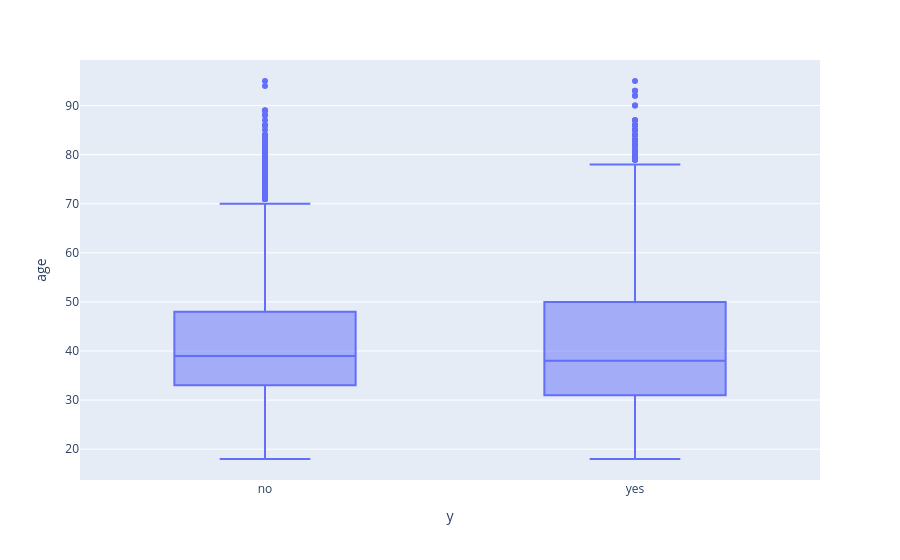

The notebook cell this image was saved under:
### Markdown cell above
Age & Target

### Code cell
fig2 = px.box(
    df,
    x="y",
    y="age")
fig2.show()

### Figure 1 — Plotly figure (JSON) as saved in the notebook; plotly's stock layout.template omitted (floating-point values rounded to 4 significant figures; data arrays with more than 128 entries replaced by an {"elided": "..."} marker saying what was removed)
{"data": [{"alignmentgroup": "True", "hovertemplate": "y=%{x}<br>age=%{y}<extra></extra>", "legendgroup": "", "marker": {"color": "#636efa"}, "name": "", "notched": false, "offsetgroup": "", "orientation": "v", "showlegend": false, "type": "box", "x": {"elided": "45211 str values"}, "x0": " ", "xaxis": "x", "y": {"elided": "45211 int values"}, "y0": " ", "yaxis": "y"}], "layout": {"boxmode": "group", "legend": {"tracegroupgap": 0}, "margin": {"t": 60}, "xaxis": {"anchor": "y", "domain": [0, 1], "title": {"text": "y"}}, "yaxis": {"anchor": "x", "domain": [0, 1], "title": {"text": "age"}}}}
